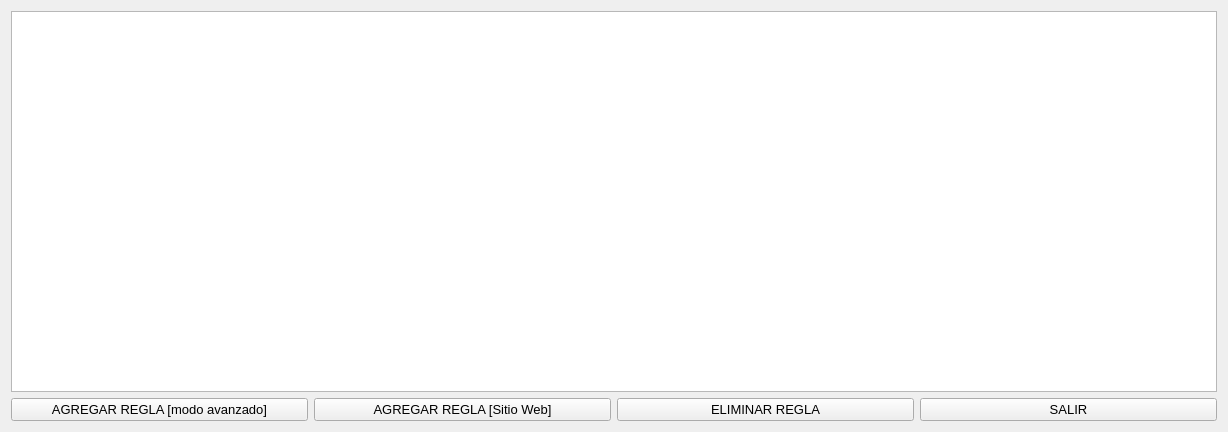
<?xml version="1.0" encoding="UTF-8"?>
<ui version="4.0">
 <class>MostrarReglas</class>
 <widget class="QWidget" name="MostrarReglas">
  <property name="geometry">
   <rect>
    <x>0</x>
    <y>0</y>
    <width>1228</width>
    <height>432</height>
   </rect>
  </property>
  <property name="minimumSize">
   <size>
    <width>1228</width>
    <height>432</height>
   </size>
  </property>
  <property name="maximumSize">
   <size>
    <width>1228</width>
    <height>1200</height>
   </size>
  </property>
  <property name="windowTitle">
   <string>Reglas cargadas</string>
  </property>
  <layout class="QGridLayout" name="gridLayout_2">
   <item row="1" column="0">
    <widget class="QPushButton" name="pushButton">
     <property name="font">
      <font>
       <family>Cantarell</family>
       <pointsize>10</pointsize>
      </font>
     </property>
     <property name="text">
      <string>AGREGAR REGLA [modo avanzado]</string>
     </property>
    </widget>
   </item>
   <item row="1" column="1">
    <widget class="QPushButton" name="pushButton_3">
     <property name="font">
      <font>
       <family>Cantarell</family>
       <pointsize>10</pointsize>
      </font>
     </property>
     <property name="text">
      <string>AGREGAR REGLA [Sitio Web]</string>
     </property>
    </widget>
   </item>
   <item row="1" column="2">
    <widget class="QPushButton" name="pushButton_2">
     <property name="font">
      <font>
       <family>Cantarell</family>
       <pointsize>10</pointsize>
      </font>
     </property>
     <property name="text">
      <string>ELIMINAR REGLA</string>
     </property>
    </widget>
   </item>
   <item row="1" column="3">
    <widget class="QPushButton" name="pushButton_4">
     <property name="font">
      <font>
       <family>Cantarell</family>
       <pointsize>10</pointsize>
      </font>
     </property>
     <property name="text">
      <string>SALIR</string>
     </property>
    </widget>
   </item>
   <item row="0" column="0" colspan="4">
    <layout class="QGridLayout" name="gridLayout">
     <item row="0" column="0">
      <widget class="QTableView" name="tableView"/>
     </item>
    </layout>
   </item>
  </layout>
 </widget>
 <resources/>
 <connections/>
 <slots>
  <slot>abrirAgregarreglas()</slot>
  <slot>abrirEliminarreglas()</slot>
 </slots>
</ui>
